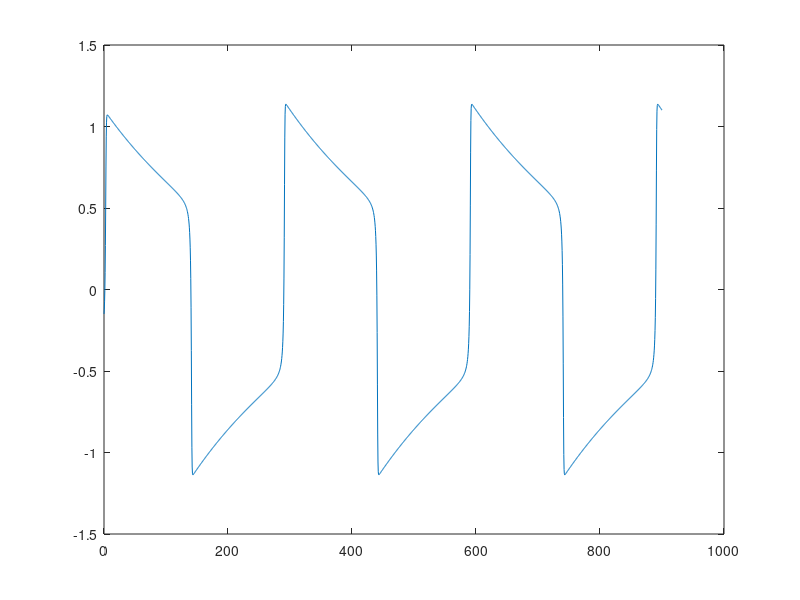
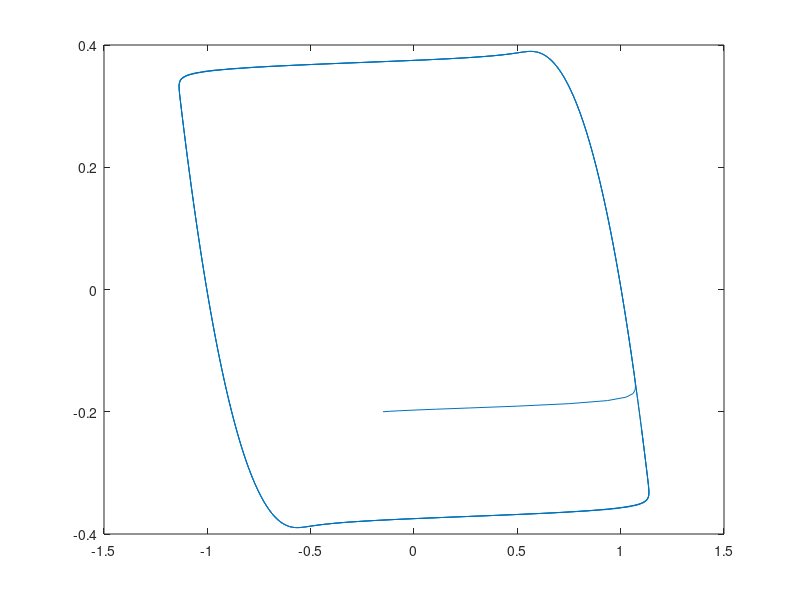

These figures' MATLAB source, in order:
% FH system without diffusion
clear all
close all
% Play with the parameters in the 2D FN system.
% This could be the basis of an exercise in MONA or ODE

% Parametes (not to be compared 1-1 to the FN system with diffusion)

% type II
a = 0.1;
b = 1.5;
epsilon = 0.01;

% Relaxation-Oscillaions
a = 0;
b = 1.45;
epsilon = 0.01;

% System:
% ut = -u^3+u-v
% vt = epsilon(u-bv+a)

% write yt = [ut,vt]'

% Initial value? Try y0 = [0,0]'
 
y = [-0.15,-0.2]';

nt = 10e5;
T = 900;
dt = T / nt;

tvals = 0:dt:T;

Y = [y];
ts = [0];
% Iterate via simple Euler
for i = 1:nt
    t = i*dt;
    
    y(1) = y(1) + dt * (-y(1)^3+y(1)-y(2));
    y(2) = y(2) + dt * (epsilon*(y(1)-b*y(2)+a));

    if mod(i,500) == 0
        Y(:,end + 1) = y;
        ts(end + 1) = t;
    end
end

figure
plot(ts,Y(1,:))

figure
plot(Y(1,:),Y(2,:))